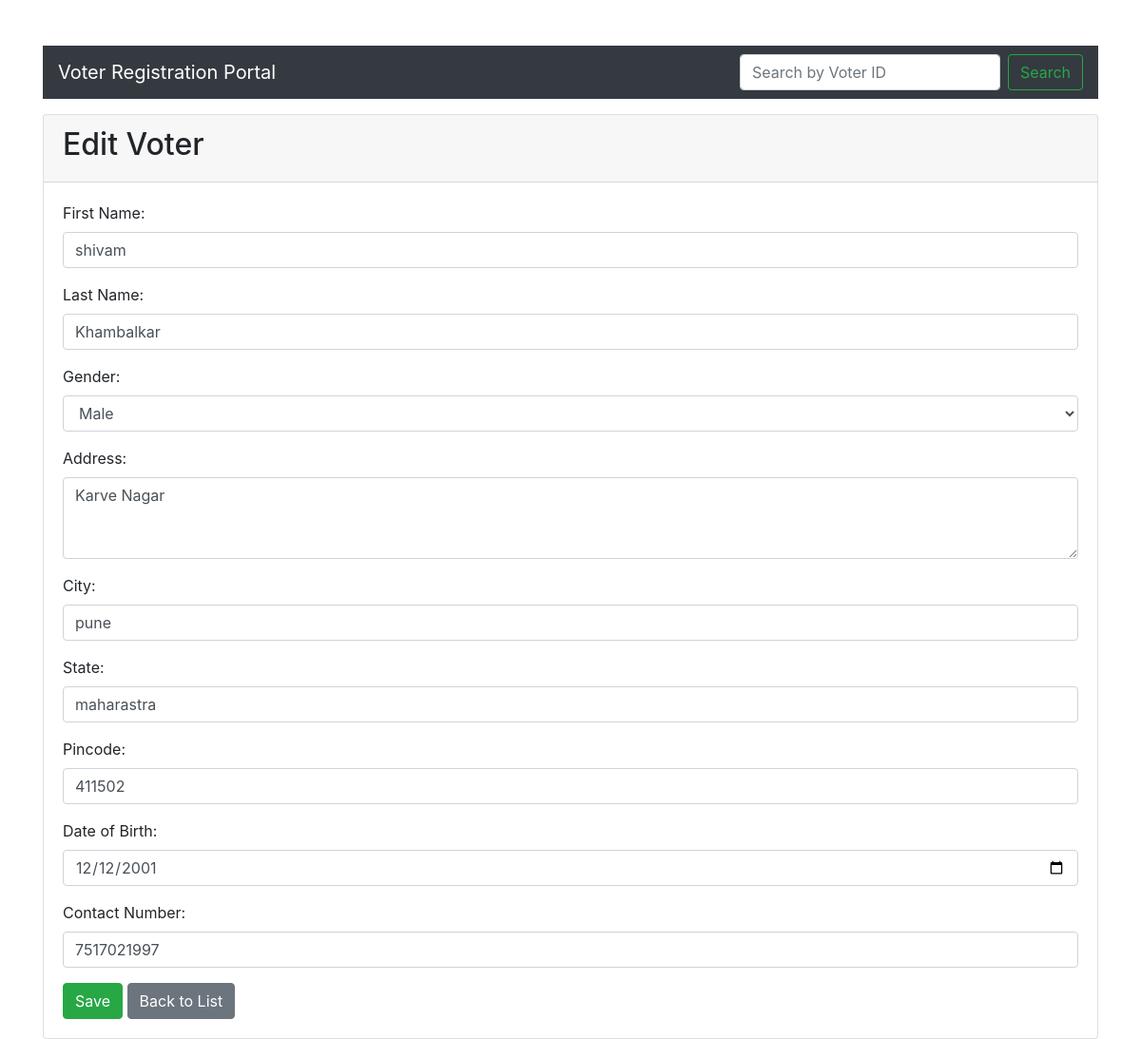
Screenshot of /voters/4/edit/ with the database file from the repository.
### registration/models.py (models this page shows, shortened)
class Voter(models.Model):
    GENDER_CHOICES = [
        ('male', 'Male'),
        ('female', 'Female'),
        ('other', 'Other'),
    ]
    voter_id = models.CharField(max_length=10, unique=True, default=generate_voter_id, editable=False)
    first_name = models.CharField(max_length=50, validators=[RegexValidator(regex='^[a-zA-Z]+$', message='First name must contain only alphabets.')])
    last_name = models.CharField(max_length=50, validators=[RegexValidator(regex='^[a-zA-Z]+$', message='Last name must contain only alphabets.')])
    gender = models.CharField(max_length=10, choices=GENDER_CHOICES)
    address = models.TextField()
    city = models.CharField(max_length=100)
    state = models.CharField(max_length=100)
    pincode = models.CharField(max_length=6, validators=[RegexValidator(regex='^\d{6}$', message='Pincode must be 6 digits.')])
    date_of_birth = models.DateField(validators=[validate_age])
    contact = models.CharField(max_length=10, validators=[RegexValidator(regex='^\d{10}$', message='Contact must be 10 digits.')])

### registration/views.py (the view)
# urls.py: path('<int:pk>/edit/', views.voter_update, name='voter_update'),
def voter_update(request, pk):
    voter = get_object_or_404(Voter, pk=pk)
    if request.method == 'POST':
        form = VoterForm(request.POST, instance=voter)
        if form.is_valid():
            form.save()
            return redirect('voter_list')
    else:
        form = VoterForm(instance=voter)
    return render(request, 'registration/voter_form.html', {'form': form})

### templates/registration/voter_form.html (shortened to what this page needs)
{% extends 'base.html' %}
{% block content %}
<div class="card">
    <div class="card-header">
        <h2>{% if form.instance.pk %}Edit{% else %}Add{% endif %} Voter</h2>
    </div>
    <div class="card-body">
        <form method="post">
            {{ form.as_p }}
            <button type="submit" class="btn btn-success">Save</button>
            <a href="{% url 'voter_list' %}" class="btn btn-secondary">Back to List</a>
        </form>
    </div>
</div>
{% endblock %}

### rows the page displays
Voter: first_name "shivam", last_name "Khambalkar", gender "Male", address "Karve Nagar", city "pune", state "maharastra", pincode "411502", date_of_birth "12/12/2001", contact "7517021997"
